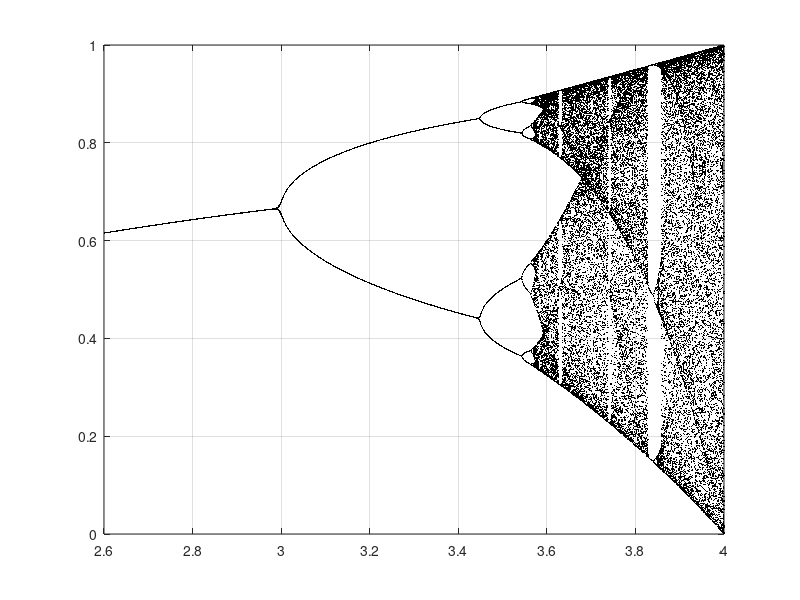

The MATLAB script that drew this image:
function Logistic ()

clear;
clf;
u=2.6:0.001:4.0;%logistic parameter
x=0.1;
for i=1:300
x=u.*(x-x.^2);
end
for j=1:80
x=u.*(x-x.^2);
plot(u,x,'k.','markersize',2)
hold on;
end
grid on